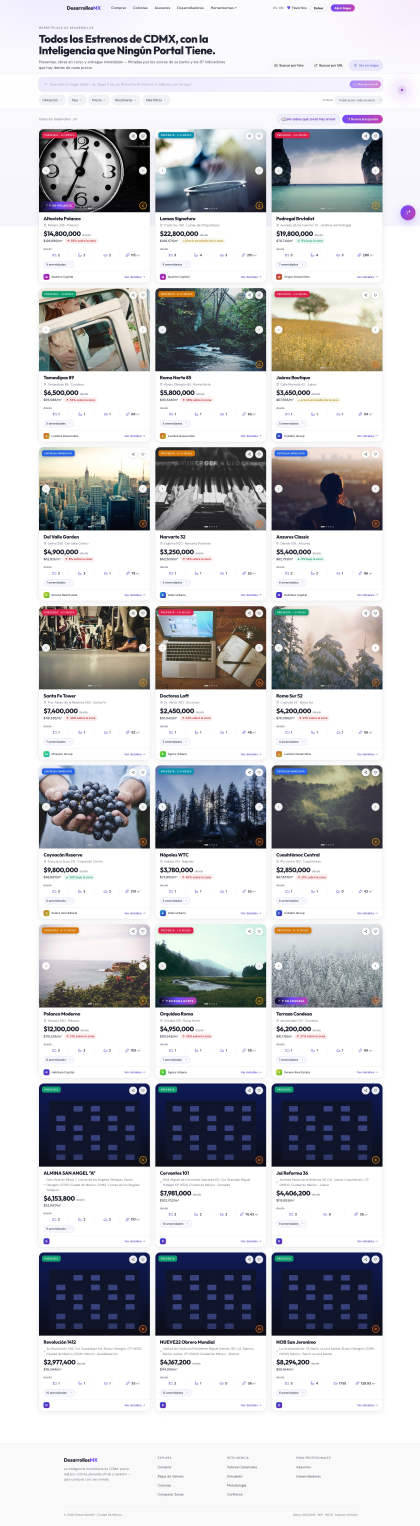
#> input picture audit-marketplace-full.jpeg, 1680 x 6101 px (shown at 1/4 size); its folder holds only this picture in this run
$ python -i render_quality.py   (imports and definitions only)
#> lines starting #> are read from the running program, lines starting #| are printed output that depends on the picture
"""Calidad de renders (07-16, founder): un render de galería debe ser una imagen de la
PROPIEDAD (fachada/interior/amenidad), NO una slide en BLANCO ni una foto de PERSONAS
(stock de estilo de vida que a veces se cuela al extraer del deck de presentación).

es_render_malo(path) → True si la imagen es blanca/casi-vacía o tiene una persona prominente.
Se usa al ingerir renders (filtro de entrada). $0, sin IA.

OJO (auditoría 07-16): como señal de PURGA el detector de caras alucina — 27 de 29 flags
fueron falsos positivos (costales de box, maquetas, muebles = "caras"). Regla: es_render_malo
sirve para FILTRAR EN INGESTA y para MARCAR candidatos; borrar lo ya cargado requiere
verificación visual humana, nunca purga automática.

07-17 (juez de galería, galeria_judex.py): densidad_texto (flyer/lona colada como foto),
hash_perceptual + es_duplicado (mismo render repetido). Mismo contrato: $0, sin IA, y
NUNCA purga automática — solo marcar para ojos humanos.
"""
from __future__ import annotations

import os
from typing import Optional

_BLANCO_MIN = 0.90     # fracción casi-blanca a partir de la cual = slide vacía
_CARA_PCT_MIN = 1.5    # % del área que ocupa una cara para considerarla persona prominente
_casc = None

# ─── Texto (flyer/lona) — calibrado 07-17 contra assets REALES del catálogo ──
# Renders de galería reales (24 muestreados, CLASS+GDC): 0.0 palabras/MP.
# Imágenes con texto del mismo pipeline (planos con cotas / slides): 6.4–44 palabras/MP.
# Umbral 4.0 = margen amplio sobre el 0.0 de los renders y debajo del peor texty real.
ES_FLYER_MIN = 4.0     # palabras OCR por megapíxel a partir de las cuales = flyer/lona
_OCR_LADO_MAX = 1200   # se normaliza a este lado mayor: OCR rápido y densidad comparable
_OCR_CONF_MIN = 40     # confianza mínima de tesseract para contar una palabra


def _cascade():
    global _casc
    if _casc is None:
        import cv2
        _casc = cv2.CascadeClassifier(
            cv2.data.haarcascades + "haarcascade_frontalface_default.xml")
    return _casc


def metricas(path: str) -> Optional[dict]:
    """Fracción casi-blanca + variación + cara más grande (% del área). None si no abre."""
#> called with path = '../audit-marketplace-full.jpeg'
    import cv2
    import numpy as np
    from PIL import Image
    try:
        a = np.asarray(Image.open(path).convert("RGB"))
#> a is the input picture: shape (6101, 1680, 3); mean R, G, B 196.7, 197.2, 200.3
    except Exception:  # noqa: BLE001
        return None
    h, w = a.shape[:2]
#> h = 6101; w = 1680
    blanco = float((a.min(axis=2) > 232).mean())
#> blanco = 0.642
    std = float(a.std())
#> std = 85.05
    gris = cv2.cvtColor(a, cv2.COLOR_RGB2GRAY)
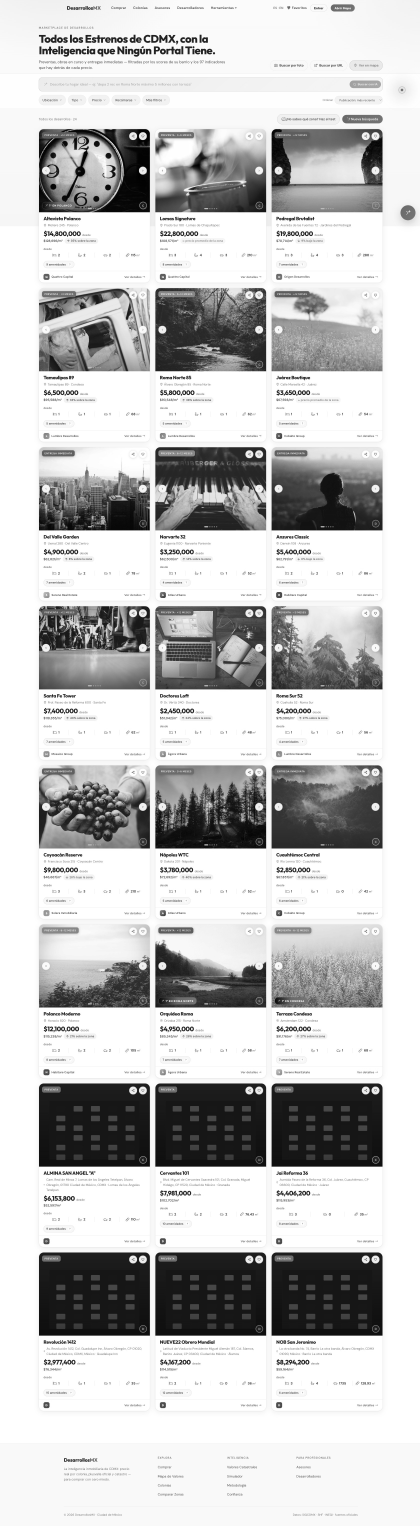
#> gris: shape (6101, 1680) (shown at 1/4 size); min 0, max 255, mean 197.4
    caras = _cascade().detectMultiScale(
        gris, 1.1, 5, minSize=(max(1, int(w * 0.06)), max(1, int(h * 0.06))))
#> caras = ()
    cara_pct = max((cw * ch for (_x, _y, cw, ch) in caras), default=0) / (w * h) * 100
#> cara_pct = 0
    return {"blanco": blanco, "std": std, "cara_pct": cara_pct}


def es_negra_o_texto(path: str) -> bool:
    """Slides negras (mapas B/N, logos, portadas con texto) — regla founder 07-16: la galería
    es SOLO renders. Un render real casi nunca es ≥60% píxeles oscuros."""
    try:
        import numpy as np
        from PIL import Image
        a = np.asarray(Image.open(path).convert("RGB"))
    except Exception:  # noqa: BLE001
        return False
    oscuro = float((a.max(axis=2) < 45).mean())
    return oscuro >= 0.55


def es_render_malo(path: str) -> bool:
    """¿Esta imagen NO sirve como render de galería? (blanca/vacía, persona prominente,
    o slide negra de texto/mapa/logo — auditoría visual GDC 07-16)."""
    if not path or not os.path.exists(path):
        return True
    m = metricas(path)
#> m = {'blanco': 0.642, 'std': 85.05, 'cara_pct': 0}
    if m is None:
        return True
    if m["blanco"] >= _BLANCO_MIN:          # slide en blanco / casi vacía
        return True
    if m["cara_pct"] >= _CARA_PCT_MIN:       # persona prominente = stock de estilo de vida
        return True
    if es_negra_o_texto(path):               # mapa negro / logo / portada de deck
#> in es_negra_o_texto, `oscuro = float((a.max(axis=2) < 45).mean())`: oscuro = 0.0785
        return True
    return False


# [55 lines left out: functions densidad_texto, es_flyer, hash_perceptual, es_duplicado, not called in this run]


# [24 lines not run here, left out]

>>> result = es_render_malo('../audit-marketplace-full.jpeg')
#> result = False

$ run again, on mapa-capa-walkability.jpeg
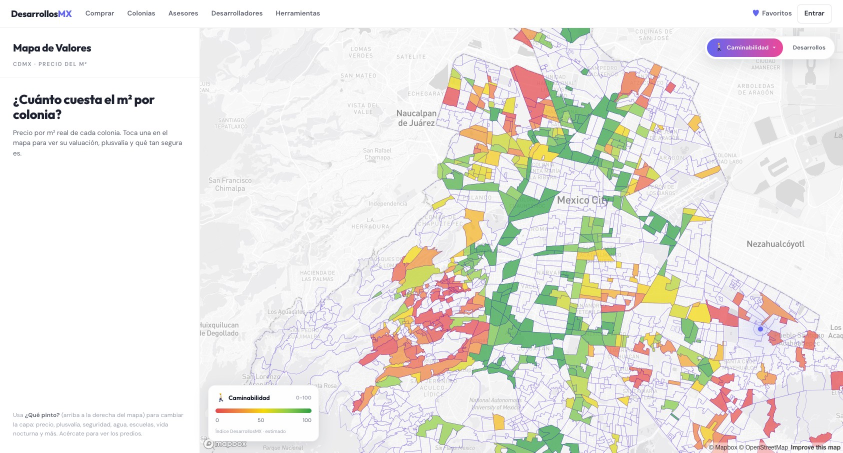
#> input picture mapa-capa-walkability.jpeg, 1686 x 905 px (shown at 1/2 size)
#> in metricas, a is the input picture: shape (905, 1686, 3); mean R, G, B 234.7, 233.2, 228.8
#> blanco = 0.774
#> std = 38.96
#> in metricas, `gris = cv2.cvtColor(a, cv2.COLOR_RGB2GRAY)`:
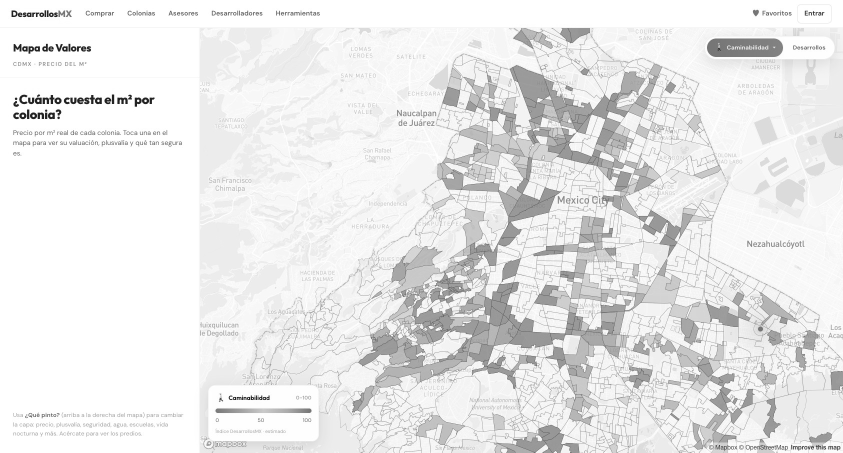
#> gris: shape (905, 1686) (shown at 1/2 size); min 21, max 255, mean 233.1
#> caras = ()
#> cara_pct = 0
#> m = {'blanco': 0.774, 'std': 38.96, 'cara_pct': 0}
#> oscuro = 0.00132
#> result = False

$ run again, on mapa-capas-1.jpeg
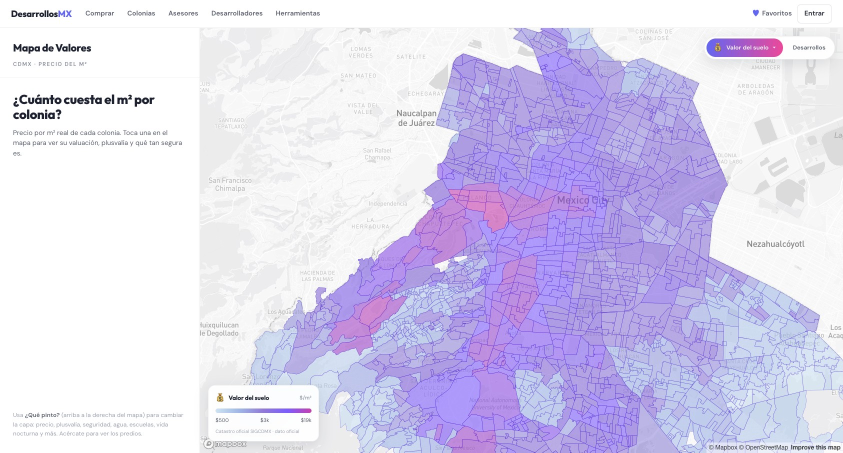
#> input picture mapa-capas-1.jpeg, 1686 x 905 px (shown at 1/2 size)
#> in metricas, a is the input picture: shape (905, 1686, 3); mean R, G, B 218.9, 213, 239.9
#> blanco = 0.559
#> std = 39.57
#> in metricas, `gris = cv2.cvtColor(a, cv2.COLOR_RGB2GRAY)`:
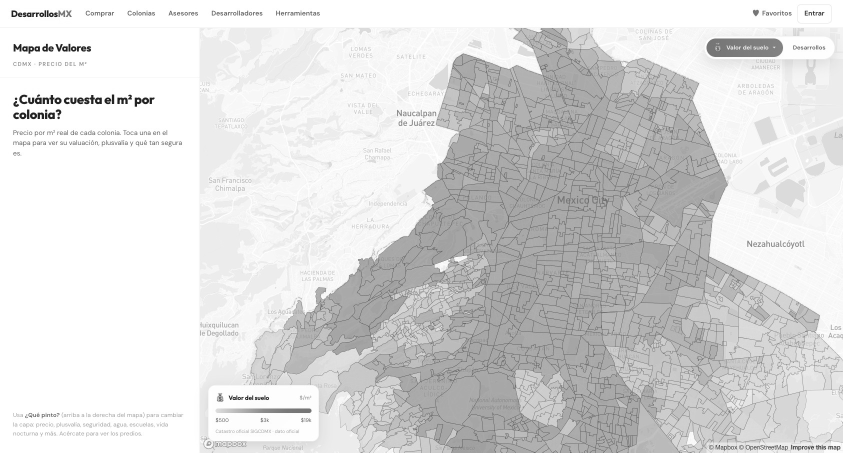
#> gris: shape (905, 1686) (shown at 1/2 size); min 21, max 255, mean 217.8
#> caras = ()
#> cara_pct = 0
#> m = {'blanco': 0.559, 'std': 39.57, 'cara_pct': 0}
#> oscuro = 0.00129
#> result = False
